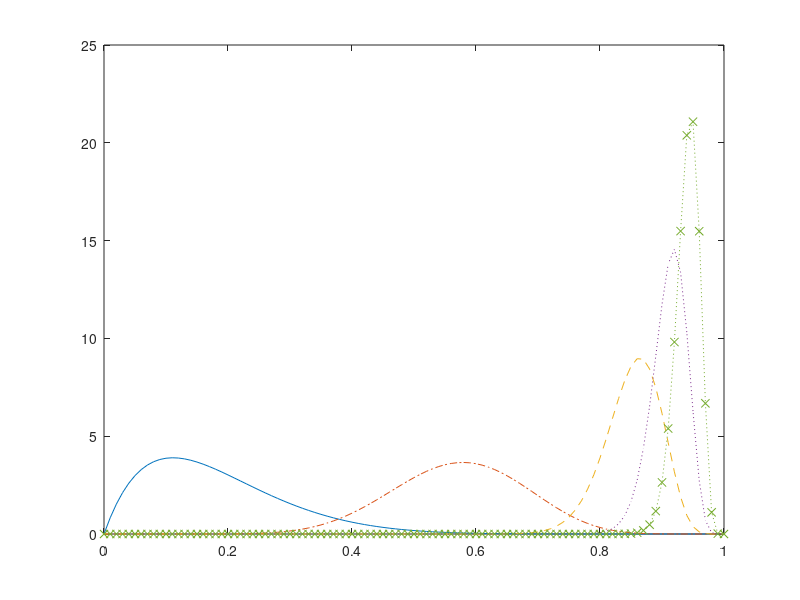

This chart was generated by the following MATLAB code: (Note: this script raises an error after producing the figure.)
%%%%%%%%%%%%%%%%%%%%%%%%%%%%%%%%
% Figure 7.3
%  K. Bell 1/22/04
%%%%%%%%%%%%%%%%%%%%%%%%%%%%%%%%
clear all
close all

N = 10;
d = 0.5;
K = [1;2;6;10;15]*N;
nk = length(K);
rho = [0:0.01:1];
figure(1)
for k=1:nk
    %gamma(n+1)=n!
    
    p = (gamma(K(k)+1)/(gamma(N-1)*gamma(K(k)+2-N)))*((1-rho).^(N-2)).*(rho.^(K(k)+1-N));
    switch k
        case 1 
            ls = '-';
        case 2 
            ls = '-.';
        case 3 
            ls = '--';
        case 4 
            ls = ':';
        case 5 
            ls = ':x';
    end
    h4(k)=plot(rho,p,ls);
    hold on
end

legend([h4],'{\it K}={\it N}','{\it K}=2{\it N}','{\it K}=6{\it N}','{\it K}=10{\it N}','{\it K}=15{\it N}',2)
xlabel('\rho')
ylabel('Probability density')
hold off
